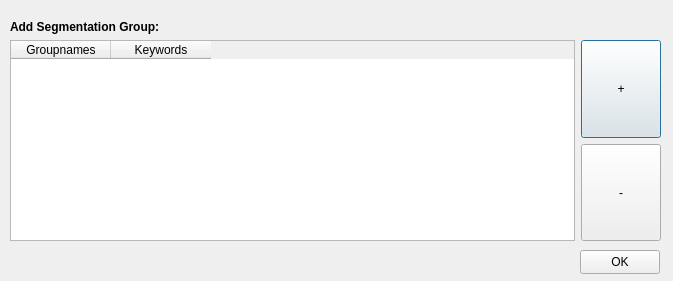
<?xml version="1.0" encoding="UTF-8"?>
<ui version="4.0">
 <class>SegmentationGroup</class>
 <widget class="QDialog" name="SegmentationGroup">
  <property name="geometry">
   <rect>
    <x>0</x>
    <y>0</y>
    <width>673</width>
    <height>281</height>
   </rect>
  </property>
  <property name="windowTitle">
   <string>Dialog</string>
  </property>
  <widget class="QWidget" name="verticalLayoutWidget">
   <property name="geometry">
    <rect>
     <x>10</x>
     <y>20</y>
     <width>651</width>
     <height>221</height>
    </rect>
   </property>
   <layout class="QVBoxLayout" name="verticalLayout">
    <item>
     <widget class="QLabel" name="label">
      <property name="font">
       <font>
        <weight>75</weight>
        <bold>true</bold>
       </font>
      </property>
      <property name="text">
       <string>Add Segmentation Group:</string>
      </property>
     </widget>
    </item>
    <item>
     <layout class="QHBoxLayout" name="horizontalLayout_23">
      <item>
       <widget class="QTableWidget" name="addGrouptable">
        <property name="maximumSize">
         <size>
          <width>16777215</width>
          <height>250</height>
         </size>
        </property>
        <column>
         <property name="text">
          <string>Groupnames</string>
         </property>
        </column>
        <column>
         <property name="text">
          <string>Keywords</string>
         </property>
        </column>
       </widget>
      </item>
      <item>
       <layout class="QVBoxLayout" name="verticalLayout_12">
        <item>
         <widget class="QPushButton" name="addRowButton">
          <property name="maximumSize">
           <size>
            <width>16777215</width>
            <height>125</height>
           </size>
          </property>
          <property name="text">
           <string>+</string>
          </property>
         </widget>
        </item>
        <item>
         <widget class="QPushButton" name="deleteRowButton">
          <property name="maximumSize">
           <size>
            <width>16777215</width>
            <height>125</height>
           </size>
          </property>
          <property name="text">
           <string>-</string>
          </property>
         </widget>
        </item>
       </layout>
      </item>
     </layout>
    </item>
   </layout>
  </widget>
  <widget class="QPushButton" name="okTableButton">
   <property name="geometry">
    <rect>
     <x>580</x>
     <y>250</y>
     <width>80</width>
     <height>24</height>
    </rect>
   </property>
   <property name="text">
    <string>OK</string>
   </property>
  </widget>
 </widget>
 <resources/>
 <connections/>
</ui>
